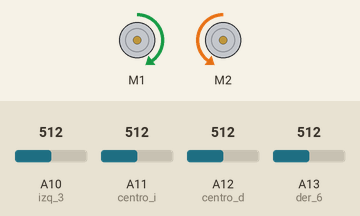
Recording of a sketch running on a simulated Arduino Mega 2560, built with avr-gcc and run on an emulated ATmega2560. On the bench: 2 × DC motor (green arrow = forward, orange = backward, longer = faster). The inputs (shaded band) are chosen by the test bench; at power-on: A10 (izq_3) = 512, A11 (centro_i) = 512, A12 (centro_d) = 512, A13 (der_6) = 512. What the sketch prints to the serial monitor is not drawn.

Above: at 0.1 s.
Timing chart, 0 to 1.6 s (numbered marks = the images above):
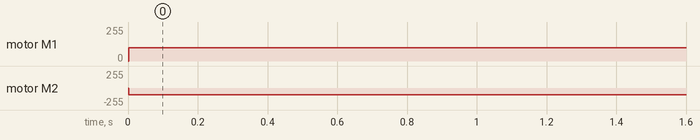

The sketch:

seguidor_en_linea_negra.ino
```cpp
#include <AFMotor.h>

#include <QTRSensors.h>

AF_DCMotor motor1(1);
AF_DCMotor motor2(2);

int color_negro =0; //negro
int color_blanco =1; //blanco

int csc_i=0;
int csc_d=0;
int s_i=0;
int s_d=0;


int bco=500;
int izq_3=A10;
int centro_i=A11;
int centro_d=A12;
int der_6=A13;


int l3=0;
int l4=0;
int l5=0;
int l6=0;

int dl3=0;
int dl4=0;
int dl5=0;
int dl6=0;

void setup() {
  // put your setup code here, to run once:
  motor1.setSpeed(100);
  motor2.setSpeed(100);
  Serial.begin(9600);

pinMode(izq_3,INPUT);
pinMode(centro_i,INPUT);
pinMode(centro_d,INPUT);
pinMode(der_6,INPUT);

}

void loop() {
  // put your main code here, to run repeatedly:
  motor1.run(FORWARD);
  motor2.run(BACKWARD);

  leerinfra();

}

void leerinfra(){
    // Lectura analogica de los senores Infrarrojos

    l3=analogRead(izq_3);
    l4=analogRead(centro_i);
    l5=analogRead(centro_d);
    l6=analogRead(der_6);


if (l3<=bco){dl3=1;} else {dl3=0;}
    if (l4<=bco){dl4=1;} else {dl4=0;}
    if (l5<=bco){dl5=1;} else {dl5=0;}
    if (l6<=bco){dl6=1;} else {dl6=0;}


    Serial.print("S1  ");
    Serial.println(l3);
    Serial.print("S2  ");
    Serial.println(l4);
    Serial.print("S3  ");
    Serial.println(l5);
    Serial.print("S4  ");
    Serial.println(l6);
    Serial.print("S5  ");

if (l4<=500){
  csc_i=0;
}else{
  csc_i=1;
}

if (l5<=500){
  csc_d=0;
}else{
  csc_d=1;
}

if (l3<=500){
  s_i=0;
}else{
  s_i=1;
}

if (l6<=500){
  s_d=0;
}else{
  s_d=1;
}


if (csc_i==0 && csc_d==0 && s_i==1 && s_d==1){ //inicio
  motor1.run(FORWARD);
  motor2.run(FORWARD);

}else{
   if (csc_i==0 && csc_d==0 && s_i==1 && s_d==0){ //inicio
  motor1.setSpeed(0);
  motor2.run(FORWARD);
}else{
   if (csc_i==1 && csc_d==0 && s_i==0 && s_d==1){ //inicio
  motor1.run(FORWARD);
  motor2.setSpeed(0);
   }

   }
delay(250);
}

}
```

Measured:
- by itself, motor M1: stopped → forward 100/255 at 0.00 s
- by itself, motor M2: stopped → backward 100/255 at 0.00 s
